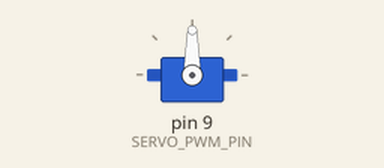
Recording of a sketch running on a simulated Arduino Uno, built with avr-gcc and run on an emulated ATmega328P. Parts: servo.

Above: at 0.05 s.
At 1.8 s:
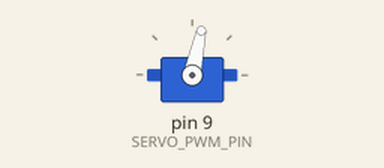
At 4.0 s:
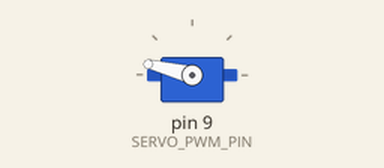
At 8.0 s:
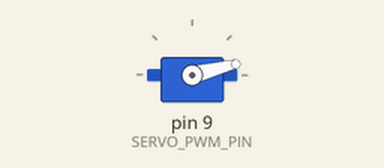
Timing chart, 0 to 10.4 s (numbered marks = the images above):
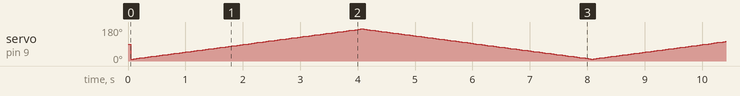

The sketch:

radar_a_solved.ino
```cpp
/*----------------------------------------------------------------------
  Programa diseñado para el taller de SODAR: Arduino + Processing
  OSHWDem-2014

  SODAR_01/radar_a_solved.ino

  Una solución para el primer ejercicio del curso.

  Objetivo mover el servo
 ----------------------------------------------------------------------*/

#include <Servo.h>

#define SERVO_PWM_PIN 9      // El servo lo conectamos al pin 9 del arduino (PWM)
#define ANGLE_SAFE 10        // El ángulo de seguridad será de 10 grados
#define ANGLE_STEP 2         // El paso al inicio es de 2 grados


int min_angle = ANGLE_SAFE;          // Calculo el ángulo mínimo
int max_angle = 180 - ANGLE_SAFE;    // Calculo el ángulo máximo

int angle     = min_angle;           // Empezamos el barrido en el ángulo mínimo
int dir       = 1;                   // Empezamos aumentando el ángulo

Servo myservo;                       // Declaramos una variable de tipo servo

/*----------------------------------------------------------------------
  setup
   Se ejecuta una sola vez al principio del programa. O cuando el arduino
   se resetea.
 ----------------------------------------------------------------------*/
void setup() {
  Serial.begin(9600);                // Abrimos el puerto serie (de momento para depurar)

  myservo.attach(SERVO_PWM_PIN);     // Asociamos el objeto servo a un pin de control
}

/*----------------------------------------------------------------------
  loop
   Se ejecuta siempre repetidamente, hasta el fin de los tiempos :-)
 ----------------------------------------------------------------------*/
void loop() {
  delay(50);                          // Esperamos para que el servo acabe su último movimiento
  myservo.write(angle);               // Pasamos el nuevo ángulo al servo
  angle += dir * ANGLE_STEP;          // Calculo el siguiente ángulo
  if (angle >= max_angle || angle <= min_angle) {  // Si el ángulo esta fuera de límites
    dir = -dir;                                    //  cambio la dirección
  }

}
```
